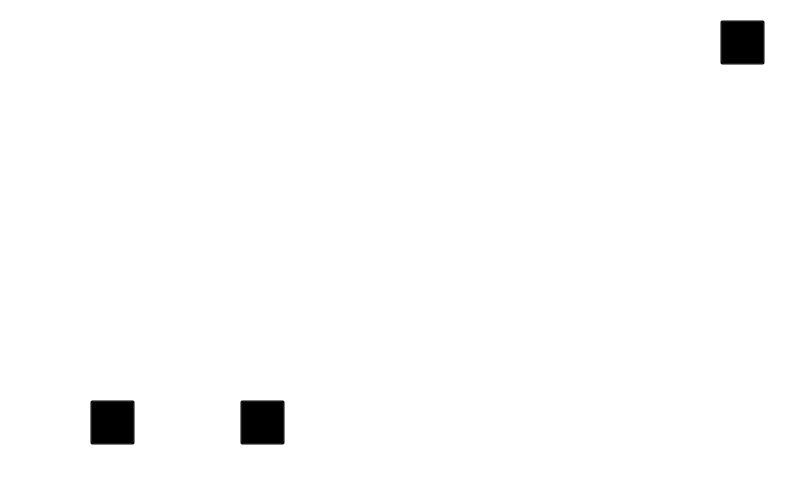
<?xml version="1.0" encoding="UTF-8"?>
<ui version="4.0">
 <class>capsule</class>
 <widget class="QMainWindow" name="capsule">
  <property name="geometry">
   <rect>
    <x>0</x>
    <y>0</y>
    <width>800</width>
    <height>500</height>
   </rect>
  </property>
  <property name="windowTitle">
   <string>Time Capsule</string>
  </property>
  <property name="styleSheet">
   <string notr="true">background:transparent;
border-image:url(:/atqres_ico/clockhand.jpg)</string>
  </property>
  <widget class="QWidget" name="centralwidget">
   <widget class="QTableWidget" name="pieceWidget">
    <property name="geometry">
     <rect>
      <x>30</x>
      <y>20</y>
      <width>541</width>
      <height>341</height>
     </rect>
    </property>
    <property name="styleSheet">
     <string notr="true">QTableWidget 
{background-color: transparent;
border-image:url(images/pure_gray_7.png);}

QScrollBar:vertical {
    background: url(images/pure_lite_gray.png);
    width: 0px;
    margin: 0px 0 0px 0;
}
QScrollBar::handle:vertical {
    background: rgb(195, 195, 195);
    min-height: 30px;
    margin: 0 0px 0 0px;
    border-radius: 0px;
    border: none;
}

QScrollBar:horizontal {
    height: 0px;
    margin: 0px 0 0px 0;
}
QScrollBar::handle:horizontal {
    background: rgb(195, 195, 195);
    min-width: 20px;
    margin: 0px 0px 0px 0px;
    border-radius: 0px;
    border: none;
}
QHeaderView::section
{
border-image:url(:/atqres_ico/pure_gray_7.png);
height:30px;
spacing: 20px;
background-color:rgb(39,49,58);
color: white;

text-align: right;
font-family: Courier;
font-size:12px;
}</string>
    </property>
   </widget>
   <widget class="QPushButton" name="del">
    <property name="geometry">
     <rect>
      <x>90</x>
      <y>400</y>
      <width>45</width>
      <height>45</height>
     </rect>
    </property>
    <property name="styleSheet">
     <string notr="true">background:transparent;
border-image:url(:/atqres_ico/minuslite.png)</string>
    </property>
    <property name="text">
     <string/>
    </property>
   </widget>
   <widget class="QPushButton" name="add">
    <property name="geometry">
     <rect>
      <x>240</x>
      <y>400</y>
      <width>45</width>
      <height>45</height>
     </rect>
    </property>
    <property name="styleSheet">
     <string notr="true">background:transparent;
border-image:url(:/atqres_ico/pluslite.png)</string>
    </property>
    <property name="text">
     <string/>
    </property>
   </widget>
   <widget class="QPushButton" name="pushButton">
    <property name="geometry">
     <rect>
      <x>720</x>
      <y>20</y>
      <width>45</width>
      <height>45</height>
     </rect>
    </property>
    <property name="styleSheet">
     <string notr="true">background:transparent;
border-image:url(:/atqres_ico/cock_back.png)</string>
    </property>
    <property name="text">
     <string/>
    </property>
   </widget>
  </widget>
 </widget>
 <resources/>
 <connections/>
</ui>
